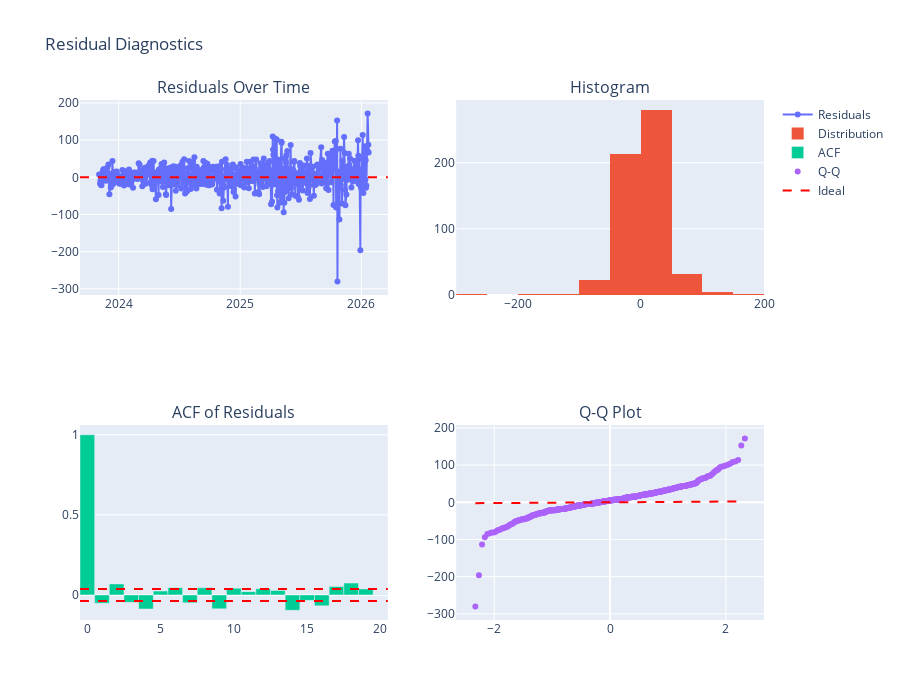

Source (notebook cell):
### Markdown cell above
## 9. Residual Diagnostics

### Code cell
# In-sample residuals
residuals_train = best_model.resid
print(f"In-Sample Residuals:")
print(f"  Mean: {residuals_train.mean():.6f}")
print(f"  Std: {residuals_train.std():.6f}")

# Out-of-sample residuals
residuals_test = test - best_forecast
print(f"\nOut-of-Sample Residuals:")
print(f"  Mean: {residuals_test.mean():.6f}")
print(f"  Std: {residuals_test.std():.6f}")

# Check for remaining autocorrelation
residuals_acf = acf(residuals_test.dropna(), nlags=20)
sig_residuals = [i for i in range(1, 21) if abs(residuals_acf[i]) > ci]

print(f"\nResidual ACF - Significant lags: {sig_residuals}")
if len(sig_residuals) == 0:
    print("  ✓ No significant autocorrelation")
else:
    print(f"  ⚠ Some autocorrelation at lags {sig_residuals[:5]}")

# Plot residuals
fig = make_subplots(
    rows=2, cols=2,
    subplot_titles=('Residuals Over Time', 'Histogram', 'ACF of Residuals', 'Q-Q Plot'),
)

# Residuals over time
fig.add_trace(
    go.Scatter(x=test.index, y=residuals_test, mode='lines+markers', name='Residuals'),
    row=1, col=1
)
fig.add_hline(y=0, line_dash='dash', line_color='red', row=1, col=1)

# Histogram
fig.add_trace(
    go.Histogram(x=residuals_test, name='Distribution', nbinsx=20),
    row=1, col=2
)

# ACF
fig.add_trace(
    go.Bar(x=list(range(len(residuals_acf))), y=residuals_acf, name='ACF'),
    row=2, col=1
)
fig.add_hline(y=ci, line_dash='dash', line_color='red', row=2, col=1)
fig.add_hline(y=-ci, line_dash='dash', line_color='red', row=2, col=1)

# Q-Q plot
from scipy import stats
theoretical_quantiles = stats.norm.ppf(np.linspace(0.01, 0.99, len(residuals_test)))
sample_quantiles = np.sort(residuals_test.values)
fig.add_trace(
    go.Scatter(x=theoretical_quantiles, y=sample_quantiles, mode='markers', name='Q-Q'),
    row=2, col=2
)
fig.add_trace(
    go.Scatter(x=theoretical_quantiles, y=theoretical_quantiles, mode='lines', name='Ideal', line=dict(dash='dash', color='red')),
    row=2, col=2
)

fig.update_layout(height=700, showlegend=True, title_text="Residual Diagnostics")
fig.show()

print("✓ Residual diagnostics complete")

### Figure 1 — Plotly figure (JSON) as saved in the notebook; plotly's stock layout.template omitted (floating-point values rounded to 4 significant figures; data arrays with more than 128 entries replaced by an {"elided": "..."} marker saying what was removed)
{"data": [{"mode": "lines+markers", "name": "Residuals", "type": "scatter", "x": {"elided": "556 str values"}, "xaxis": "x", "y": {"elided": "556 float values"}, "yaxis": "y"}, {"name": "Distribution", "nbinsx": 20, "type": "histogram", "x": {"elided": "556 float values"}, "xaxis": "x2", "yaxis": "y2"}, {"name": "ACF", "type": "bar", "x": [0, 1, 2, 3, 4, 5, 6, 7, 8, 9, 10, 11, 12, 13, 14, 15, 16, 17, 18, 19, 20], "xaxis": "x3", "y": [1.0, -0.05124, 0.06895, -0.04593, -0.08768, 0.02414, 0.04552, -0.04923, 0.0443, -0.08695, 0.0425, 0.02068, 0.03933, 0.02768, -0.09557, -0.03382, -0.06813, 0.05296, 0.07388, 0.03772, 0.001669], "yaxis": "y3"}, {"mode": "markers", "name": "Q-Q", "type": "scatter", "x": {"elided": "556 float values"}, "xaxis": "x4", "y": {"elided": "556 float values"}, "yaxis": "y4"}, {"line": {"color": "red", "dash": "dash"}, "mode": "lines", "name": "Ideal", "type": "scatter", "x": {"elided": "556 float values"}, "xaxis": "x4", "y": {"elided": "556 float values"}, "yaxis": "y4"}], "layout": {"annotations": [{"font": {"size": 16}, "showarrow": false, "text": "Residuals Over Time", "x": 0.225, "xanchor": "center", "xref": "paper", "y": 1, "yanchor": "bottom", "yref": "paper"}, {"font": {"size": 16}, "showarrow": false, "text": "Histogram", "x": 0.775, "xanchor": "center", "xref": "paper", "y": 1, "yanchor": "bottom", "yref": "paper"}, {"font": {"size": 16}, "showarrow": false, "text": "ACF of Residuals", "x": 0.225, "xanchor": "center", "xref": "paper", "y": 0.375, "yanchor": "bottom", "yref": "paper"}, {"font": {"size": 16}, "showarrow": false, "text": "Q-Q Plot", "x": 0.775, "xanchor": "center", "xref": "paper", "y": 0.375, "yanchor": "bottom", "yref": "paper"}], "height": 700, "shapes": [{"line": {"color": "red", "dash": "dash"}, "type": "line", "x0": 0, "x1": 1, "xref": "x domain", "y0": 0, "y1": 0, "yref": "y"}, {"line": {"color": "red", "dash": "dash"}, "type": "line", "x0": 0, "x1": 1, "xref": "x3 domain", "y0": 0.03717, "y1": 0.03717, "yref": "y3"}, {"line": {"color": "red", "dash": "dash"}, "type": "line", "x0": 0, "x1": 1, "xref": "x3 domain", "y0": -0.03717, "y1": -0.03717, "yref": "y3"}], "showlegend": true, "title": {"text": "Residual Diagnostics"}, "xaxis": {"anchor": "y", "domain": [0, 0.45]}, "xaxis2": {"anchor": "y2", "domain": [0.55, 1]}, "xaxis3": {"anchor": "y3", "domain": [0, 0.45]}, "xaxis4": {"anchor": "y4", "domain": [0.55, 1]}, "yaxis": {"anchor": "x", "domain": [0.625, 1]}, "yaxis2": {"anchor": "x2", "domain": [0.625, 1]}, "yaxis3": {"anchor": "x3", "domain": [0, 0.375]}, "yaxis4": {"anchor": "x4", "domain": [0, 0.375]}}}
